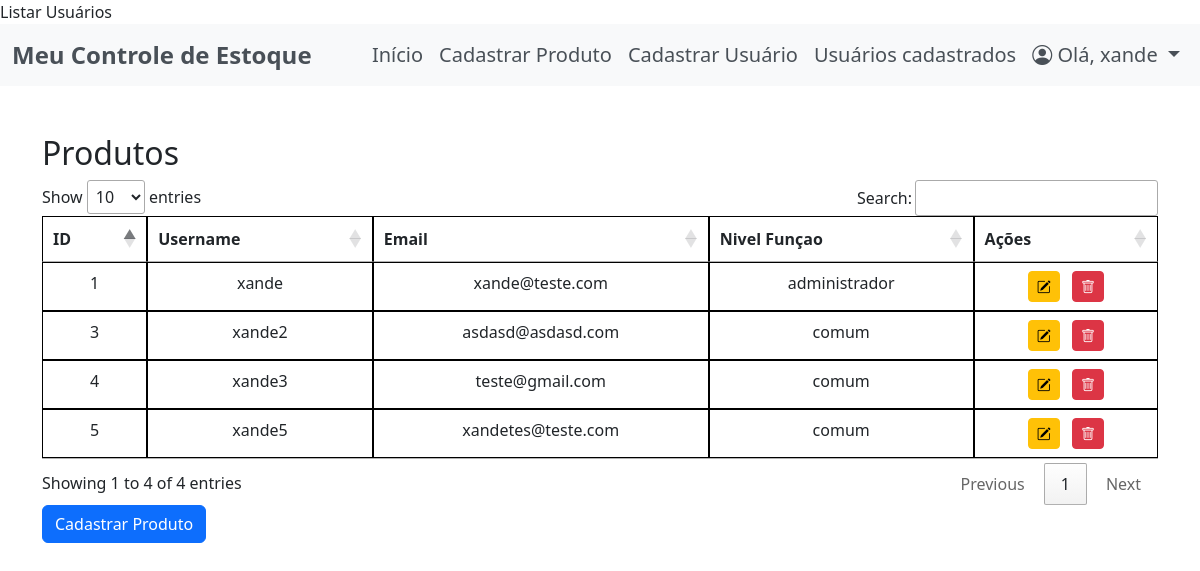
The app's page /listar_usuarios/ (signed in), older data.
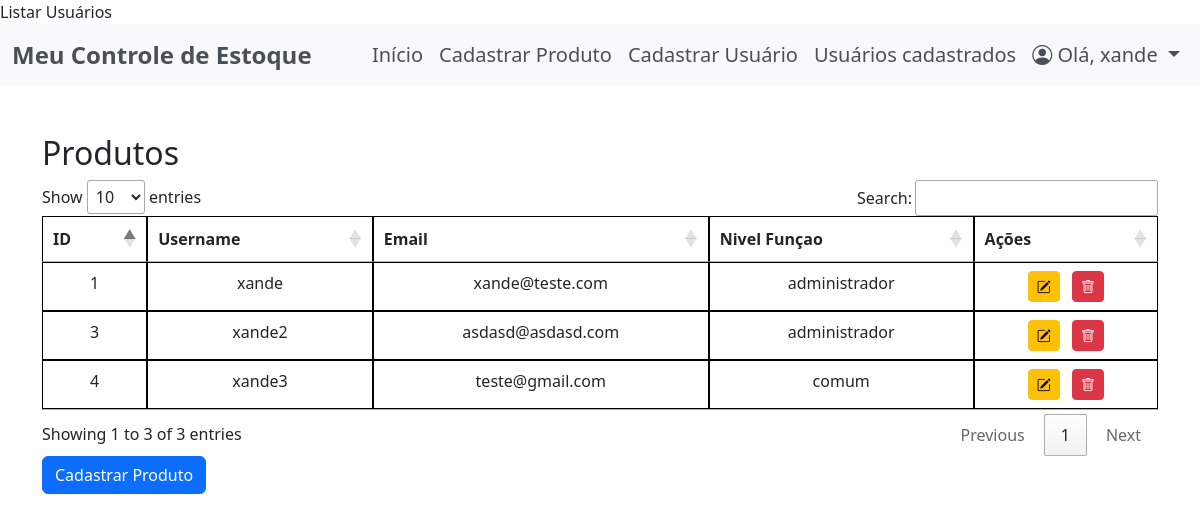
The same page, newer data.
### app/models.py (models this page shows)
class Usuario(UserMixin, db.Model):
    id = db.Column(db.Integer, primary_key=True, autoincrement=True)
    username = db.Column(db.String(100), nullable=False, unique=True)
    password = db.Column(db.String(100), nullable=False)
    confirm_password = db.Column(db.String(100), nullable=False)
    email = db.Column(db.String(100), nullable=False, unique=True)
    nivel_funcao = db.Column(db.String(15), nullable=False, default='comum')

### app/routes.py (the view)
@bp.route('/listar_usuarios/', methods=['GET', 'POST'])
def listar_usuarios():
    if current_user.nivel_funcao != 'administrador':
        abort(403)
    try:
        todos_usuarios = Usuario.query.all()
    except:
        return "<h1> Não existem usuarios cadastrados  </h1>"
    return render_template('listar_usuarios.html', todos_usuarios=todos_usuarios)

### app/__init__.py (called while the page is built)
@login_manager.user_loader
def load_user(user_id):
    from app.models import Usuario
    return Usuario.query.get(int(user_id))

### app/templates/listar_usuarios.html (shortened to what this page needs)
{% extends 'base.html' %}
{% block content %}
<div class="container mt-5">
    <h2>Produtos</h2>
    <table id="produtoTabela" class="table table-bordered">
        <thead class="thead-dark">
            <tr>
                <th>ID</th>
                <th>Username</th>
                <th>Email</th>
                <th>Nivel Funçao</th>
                {% if current_user.nivel_funcao != 'comum' %}
                <th>Ações</th>
                {% endif %}
            </tr>
        </thead>
        <tbody>
            {% for usuario in todos_usuarios %}
            <tr class="text-center">
                <td>{{ usuario.id }}</td>
                <td>{{ usuario.username }}</td>
                <td>{{ usuario.email }}</td>
                <td>{{ usuario.nivel_funcao }}</td>
                {% if current_user.nivel_funcao != 'comum' %}
                <td>
                    <a href="{{ url_for('routes.editar_usuario_comum', usuario_id=usuario.id) }}"
                        class="btn btn-sm btn-warning me-2">
                        <i class="bi bi-pencil-square"></i>
                    </a>
                    <form action="{{ url_for('routes.deletar_usuario_comum', usuario_id=usuario.id) }}" method="POST"
                        style="display:inline;">
                        <button type="submit" class="btn btn-sm btn-danger"
                            onclick="return confirm('Tem certeza que deseja excluir este usuario?');">
                            <i class="bi bi-trash"></i>
                        </button>
                    </form>
                </td>
                {% endif %}
            </tr>
            {% endfor %}
        </tbody>
    </table>
    {% if current_user.nivel_funcao != 'comum' %}
    <a href="{{ url_for('routes.cadastrar_produto') }}" class="btn btn-primary">Cadastrar Produto</a>
    {% endif %}
</div>
{% endblock %}

### app/templates/base.html (shortened to what this page needs)
<!DOCTYPE html>
<html lang="en">
<head>
    <link rel="stylesheet" href="https://cdn.datatables.net/1.13.6/css/jquery.dataTables.min.css">
    <link href="https://cdn.jsdelivr.net/npm/bootstrap@5.3.0/dist/css/bootstrap.min.css" rel="stylesheet">
    <link href="https://cdn.jsdelivr.net/npm/bootstrap-icons/font/bootstrap-icons.css" rel="stylesheet">
    <link rel="stylesheet" href="{{ url_for('static', filename='css/style.css') }}">
</head>
<body>
    {% block nav %}
    <nav class="navbar navbar-expand-lg" style="background-color: #f8f9fa;">
        <div class="container-fluid">
            <a class="navbar-brand fw-bold fs-4" href="#" style="color: #495057;">Meu Controle de Estoque</a>
            <div class="collapse navbar-collapse" id="navbarNav">
                <ul class="navbar-nav ms-auto">
                    <li class="nav-item">
                        <a class="nav-link fs-5" href="{{ url_for('routes.index') }}" style="color: #495057;">Início</a>
                    </li>
                    {% if current_user.nivel_funcao != 'comum' %}
                    <li class="nav-item">
                        <a class="nav-link fs-5" href="{{ url_for('routes.cadastrar_produto') }}" style="color: #495057;">Cadastrar Produto</a>
                    </li>
                    <li class="nav-item">
                        <a class="nav-link fs-5" href="{{ url_for('routes.registrar_usuario_comum') }}" style="color: #495057;">Cadastrar Usuário</a>
                    </li>
                    <li class="nav-item">
                        <a class="nav-link fs-5" href="{{ url_for('routes.listar_usuarios') }}" style="color: #495057;">Usuários cadastrados</a>
                    </li>
                    {% endif %}
                    <li class="nav-item dropdown">
                        <a class="nav-link dropdown-toggle fs-5" href="#" id="perfilDropdown" role="button" data-bs-toggle="dropdown" aria-expanded="false" style="color: #495057;">
                            <i class="bi bi-person-circle"></i> Olá, {{ current_user.username }}
                        </a>
                    </li>
                </ul>
            </div>
        </div>
    </nav>
    {% endblock %}
    {% block content %}
    {% endblock %}
</body>
</html>

### app/static/css/style.css (style rules this page uses)
.table-bordered>:not(caption)>*>* { border-width: 1px; border: 1px solid #000000; }

Row changes from the older to the newer data that the page shows:
removed Usuario: id "5", username "xande5", email "xandetes@teste.com", nivel_funcao "comum"
changed Usuario "xande2": nivel_funcao "comum" → "administrador"
Text that changed along with them:
text written by a page script: "Show entries Search: Showing 1 to 4 of 4 entries Previous 1 Next" → "Show entries Search: Showing 1 to 3 of 3 entries Previous 1 Next"
